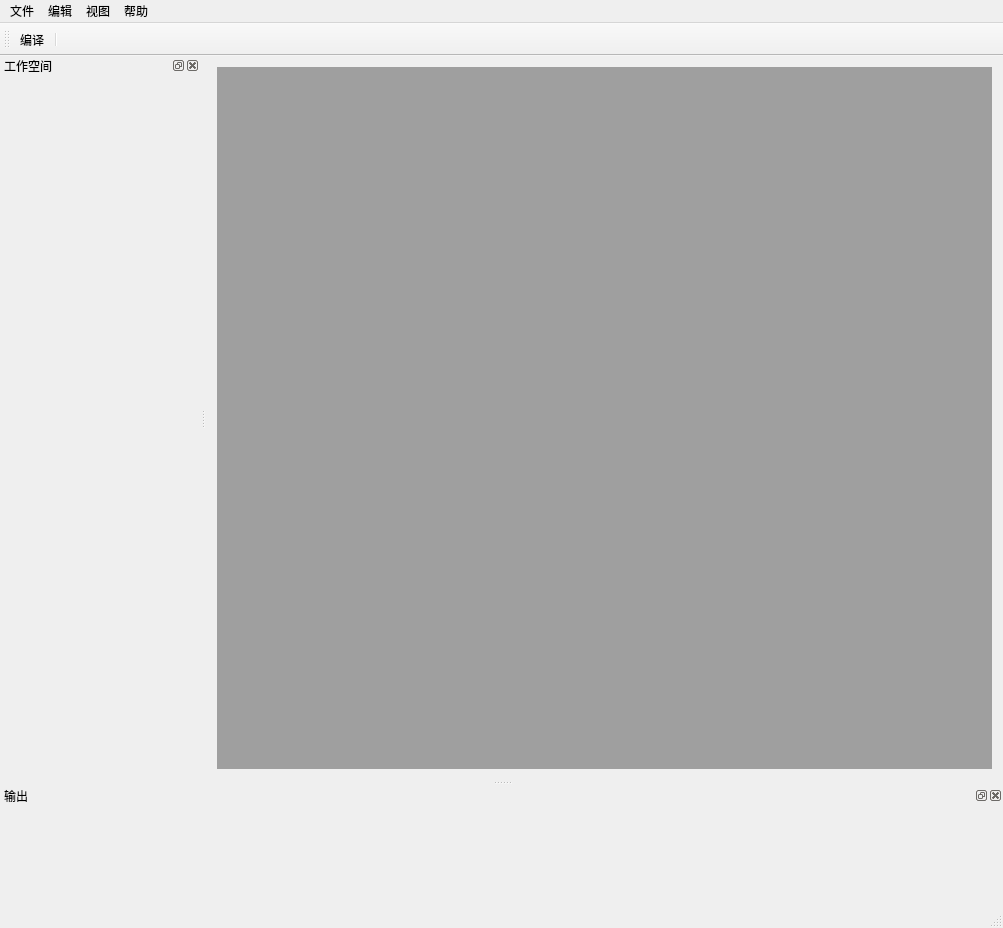
<?xml version="1.0" encoding="UTF-8"?>
<ui version="4.0">
 <class>render_tiger_main_window_ui</class>
 <widget class="QMainWindow" name="render_tiger_main_window_ui">
  <property name="geometry">
   <rect>
    <x>0</x>
    <y>0</y>
    <width>1003</width>
    <height>928</height>
   </rect>
  </property>
  <property name="sizePolicy">
   <sizepolicy hsizetype="Preferred" vsizetype="Preferred">
    <horstretch>50</horstretch>
    <verstretch>0</verstretch>
   </sizepolicy>
  </property>
  <property name="windowTitle">
   <string>RenderTiger</string>
  </property>
  <property name="windowIcon">
   <iconset resource="../rendertiger.qrc">
    <normaloff>:/RenderTiger/Logo</normaloff>:/RenderTiger/Logo</iconset>
  </property>
  <property name="autoFillBackground">
   <bool>true</bool>
  </property>
  <widget class="QWidget" name="centralWidget">
   <layout class="QHBoxLayout" name="horizontalLayout">
    <item>
     <widget class="QMdiArea" name="mdiArea"/>
    </item>
   </layout>
  </widget>
  <widget class="QStatusBar" name="statusBar"/>
  <widget class="QMenuBar" name="menuBar">
   <property name="geometry">
    <rect>
     <x>0</x>
     <y>0</y>
     <width>1003</width>
     <height>23</height>
    </rect>
   </property>
   <widget class="QMenu" name="menu">
    <property name="title">
     <string>文件</string>
    </property>
   </widget>
   <widget class="QMenu" name="menu_2">
    <property name="title">
     <string>编辑</string>
    </property>
   </widget>
   <widget class="QMenu" name="menu_3">
    <property name="title">
     <string>视图</string>
    </property>
    <addaction name="actionShader_fx"/>
    <addaction name="actionLua"/>
    <addaction name="actionPreview"/>
   </widget>
   <widget class="QMenu" name="menu_4">
    <property name="title">
     <string>帮助</string>
    </property>
    <addaction name="actionAbout"/>
   </widget>
   <addaction name="menu"/>
   <addaction name="menu_2"/>
   <addaction name="menu_3"/>
   <addaction name="menu_4"/>
  </widget>
  <widget class="QToolBar" name="toolBar">
   <property name="minimumSize">
    <size>
     <width>0</width>
     <height>30</height>
    </size>
   </property>
   <property name="windowTitle">
    <string>toolBar</string>
   </property>
   <attribute name="toolBarArea">
    <enum>TopToolBarArea</enum>
   </attribute>
   <attribute name="toolBarBreak">
    <bool>false</bool>
   </attribute>
   <addaction name="actionCompile"/>
   <addaction name="separator"/>
  </widget>
  <widget class="QDockWidget" name="dockWidget">
   <property name="minimumSize">
    <size>
     <width>200</width>
     <height>38</height>
    </size>
   </property>
   <property name="windowTitle">
    <string>工作空间</string>
   </property>
   <attribute name="dockWidgetArea">
    <number>1</number>
   </attribute>
   <widget class="QWidget" name="dockWidgetContents"/>
  </widget>
  <widget class="QDockWidget" name="dockWidget_2">
   <property name="minimumSize">
    <size>
     <width>80</width>
     <height>120</height>
    </size>
   </property>
   <property name="windowTitle">
    <string>输出</string>
   </property>
   <attribute name="dockWidgetArea">
    <number>8</number>
   </attribute>
   <widget class="QWidget" name="dockWidgetContents_2"/>
  </widget>
  <action name="actionTest">
   <property name="text">
    <string>test</string>
   </property>
  </action>
  <action name="actionHello">
   <property name="text">
    <string>Hello</string>
   </property>
  </action>
  <action name="actionOpen">
   <property name="text">
    <string>Open</string>
   </property>
  </action>
  <action name="actionSave">
   <property name="text">
    <string>Save</string>
   </property>
  </action>
  <action name="actionExit">
   <property name="text">
    <string>Exit</string>
   </property>
  </action>
  <action name="actionWorkspace">
   <property name="text">
    <string>Workspace</string>
   </property>
  </action>
  <action name="actionOutput">
   <property name="text">
    <string>Output</string>
   </property>
  </action>
  <action name="actionPreview">
   <property name="checkable">
    <bool>true</bool>
   </property>
   <property name="text">
    <string>预览</string>
   </property>
  </action>
  <action name="actionCompile">
   <property name="icon">
    <iconset resource="../rendertiger.qrc">
     <normaloff>:/RenderTiger/Logo</normaloff>:/RenderTiger/Logo</iconset>
   </property>
   <property name="text">
    <string>编译</string>
   </property>
   <property name="iconText">
    <string>编译</string>
   </property>
   <property name="toolTip">
    <string>编译</string>
   </property>
  </action>
  <action name="actionShader_fx">
   <property name="checkable">
    <bool>true</bool>
   </property>
   <property name="text">
    <string>编辑Shader(FX)</string>
   </property>
  </action>
  <action name="actionLua">
   <property name="checkable">
    <bool>true</bool>
   </property>
   <property name="text">
    <string>编辑Lua</string>
   </property>
  </action>
  <action name="actionAbout">
   <property name="text">
    <string>关于</string>
   </property>
  </action>
 </widget>
 <layoutdefault spacing="6" margin="11"/>
 <resources>
  <include location="../rendertiger.qrc"/>
 </resources>
 <connections/>
</ui>
